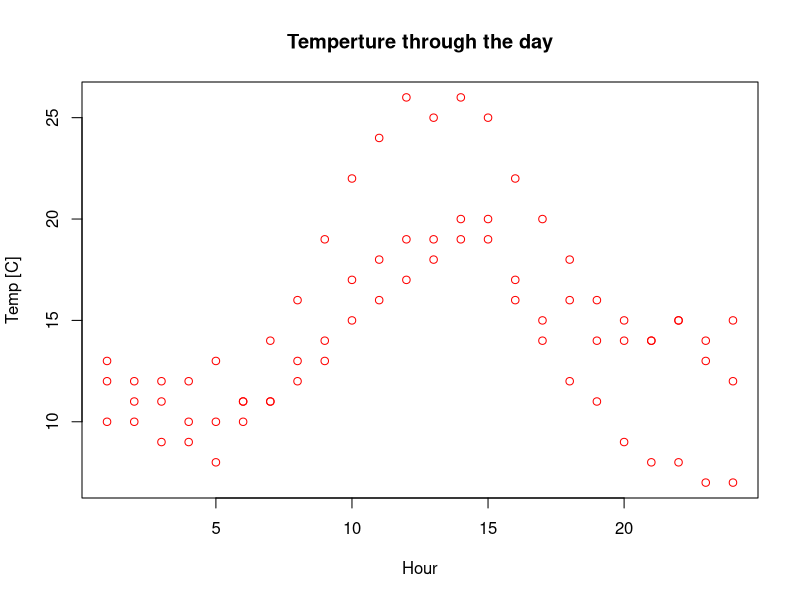
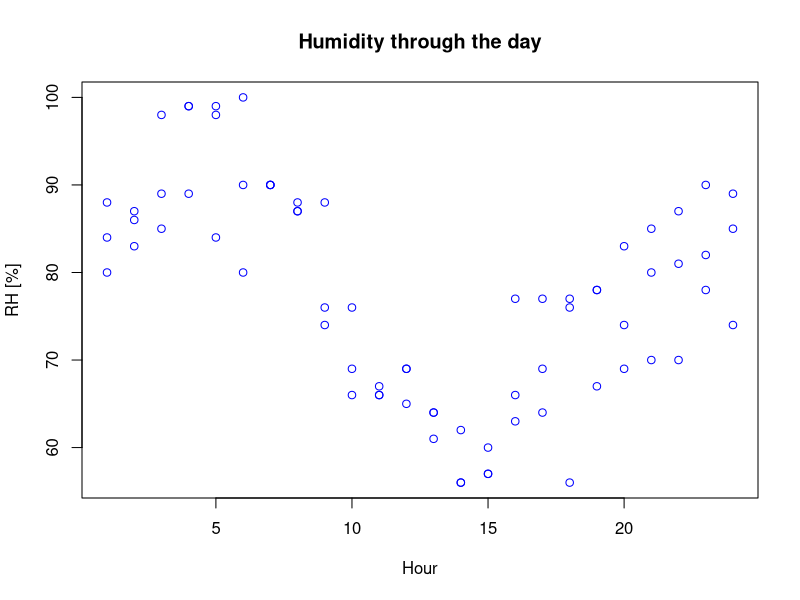

Write the R code that produced these figures, in order.
# simple file to read, analyze and plot

# First we read a set of meteorological observations.
# The file is constructed of a date, hour (24 observation per day, 3 days), temperature and humidity
meteo = read.csv('meteo data.csv',header=T)


# plot data
plot(meteo$hour,meteo$temp,type="p",col="red",main = "Temperture through the day",xlab = "Hour", ylab = "Temp [C]")

# plotting a second graph
plot(meteo$hour,meteo$hum,type = "p",col="blue",main = "Humidity through the day",xlab = "Hour", ylab = "RH [%]")

